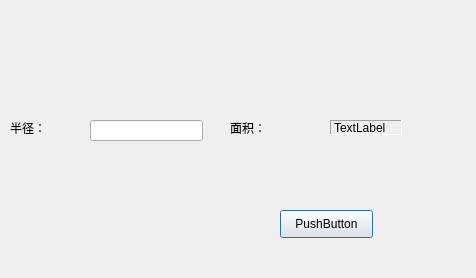
<?xml version="1.0" encoding="UTF-8"?>
<ui version="4.0">
 <class>Dialog</class>
 <widget class="QDialog" name="Dialog">
  <property name="geometry">
   <rect>
    <x>0</x>
    <y>0</y>
    <width>476</width>
    <height>278</height>
   </rect>
  </property>
  <property name="windowTitle">
   <string>Dialog</string>
  </property>
  <widget class="QLabel" name="label">
   <property name="geometry">
    <rect>
     <x>10</x>
     <y>120</y>
     <width>72</width>
     <height>15</height>
    </rect>
   </property>
   <property name="text">
    <string>半径：</string>
   </property>
  </widget>
  <widget class="QLineEdit" name="radiusLineEdit">
   <property name="geometry">
    <rect>
     <x>90</x>
     <y>120</y>
     <width>113</width>
     <height>21</height>
    </rect>
   </property>
  </widget>
  <widget class="QLabel" name="label_2">
   <property name="geometry">
    <rect>
     <x>230</x>
     <y>120</y>
     <width>72</width>
     <height>15</height>
    </rect>
   </property>
   <property name="text">
    <string>面积：</string>
   </property>
  </widget>
  <widget class="QLabel" name="areaLabel">
   <property name="geometry">
    <rect>
     <x>330</x>
     <y>120</y>
     <width>72</width>
     <height>15</height>
    </rect>
   </property>
   <property name="frameShape">
    <enum>QFrame::Panel</enum>
   </property>
   <property name="frameShadow">
    <enum>QFrame::Sunken</enum>
   </property>
   <property name="text">
    <string>TextLabel</string>
   </property>
  </widget>
  <widget class="QPushButton" name="pushButton">
   <property name="geometry">
    <rect>
     <x>280</x>
     <y>210</y>
     <width>93</width>
     <height>28</height>
    </rect>
   </property>
   <property name="text">
    <string>PushButton</string>
   </property>
  </widget>
 </widget>
 <layoutdefault spacing="6" margin="11"/>
 <resources/>
 <connections/>
</ui>
